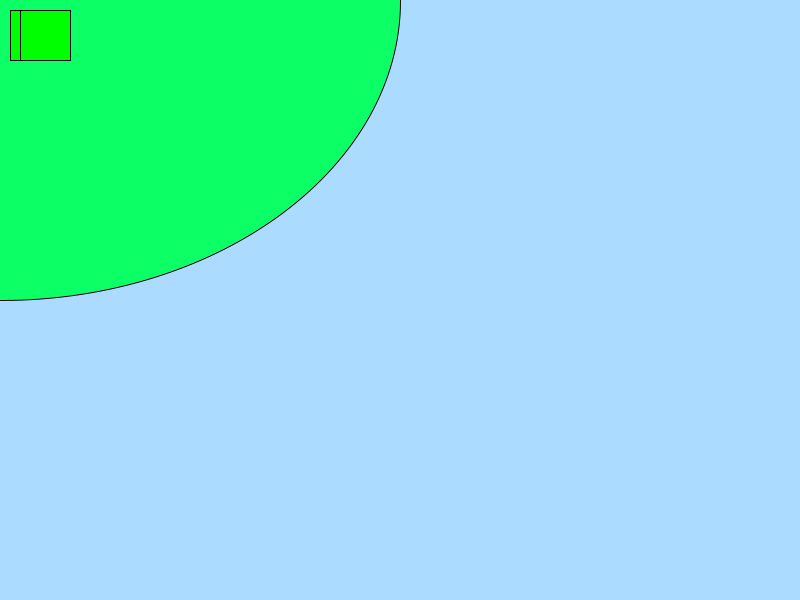
Frame 1 (no input)
Frame 60 (the mouse pressed at the canvas centre just before this capture): identical to frame 1, image omitted
Frame 120 (the mouse held since frame 60 and released just before this capture): identical to frame 1, image omitted

The Processing sketch that drew this single still picture (run headless with seeded random() and noise(); from frame 60 on, the mouse is pressed at the canvas centre):

// Processing sketch: frogger
// ── frogger.pde
int x = 0;
int y = 0;
int width = 800;
int height = 600;
Car car1 = new Car(10,10,50,10);
Car car2 = new Car(20,10,50,10);



void setup(){
  
}

void draw(){
  
  background(171, 220, 255);
  fill(13, 255, 102);
  ellipse(x, y, width, height);
  car1.display();  
  car2.display();
}

void settings(){
  size(width, height);    
}



void keyPressed()
{
    if(key == CODED){
        if(keyCode == UP)
        {
            y-=1;
        }
        else if(keyCode == DOWN)
        {
            y +=1;
        }
        else if(keyCode == RIGHT)
        {
            x +=1;
        }
        else if(keyCode == LEFT)
        {
            x-=1;
        }
    }
}

void keepIn(){
  if(x > width){
      x = width;
  }
  if (y > height){
    y = height;
  }
}


class Car{
  int x;
  int y;
  int size;
  int speed;

    Car(int x, int y, int size, int speed){
      this.x = x;
      this.y = y;
      this.size = size;
      this.speed = speed;
    }
    
    void moveLeft(){
     x -=speed;
     
    }
    void display()
  {
    fill(0,255,0);
    rect(x , y,  size, 50);
  }
  
}
